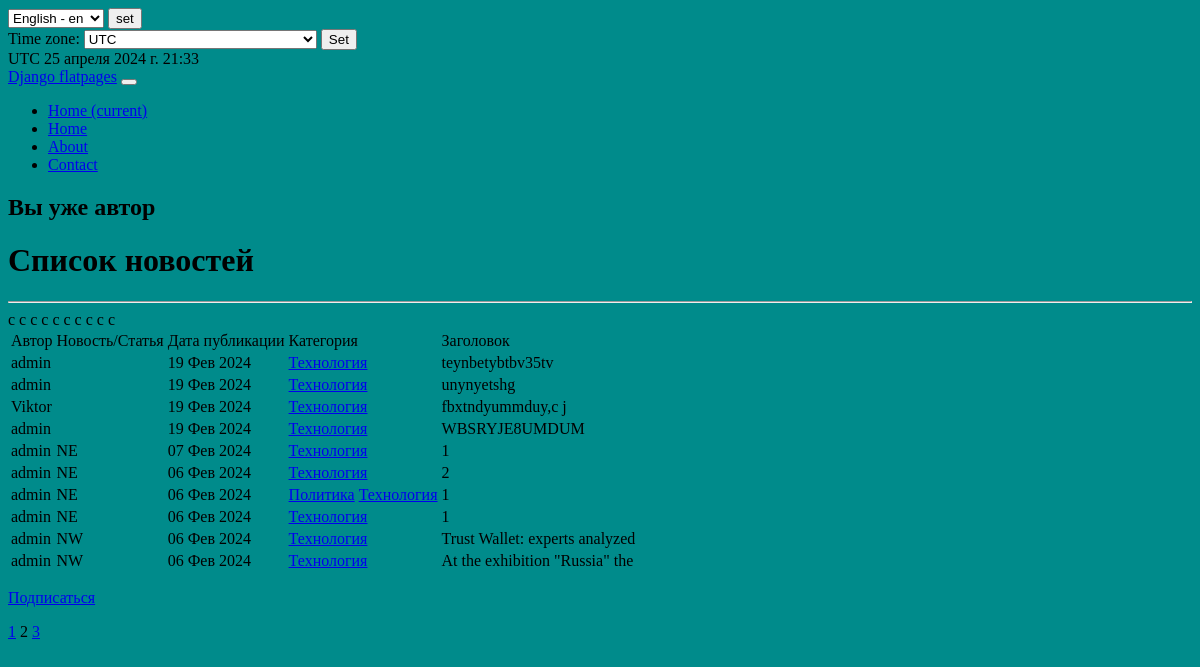
The page /categories/2?page=2 on the database as committed earlier.
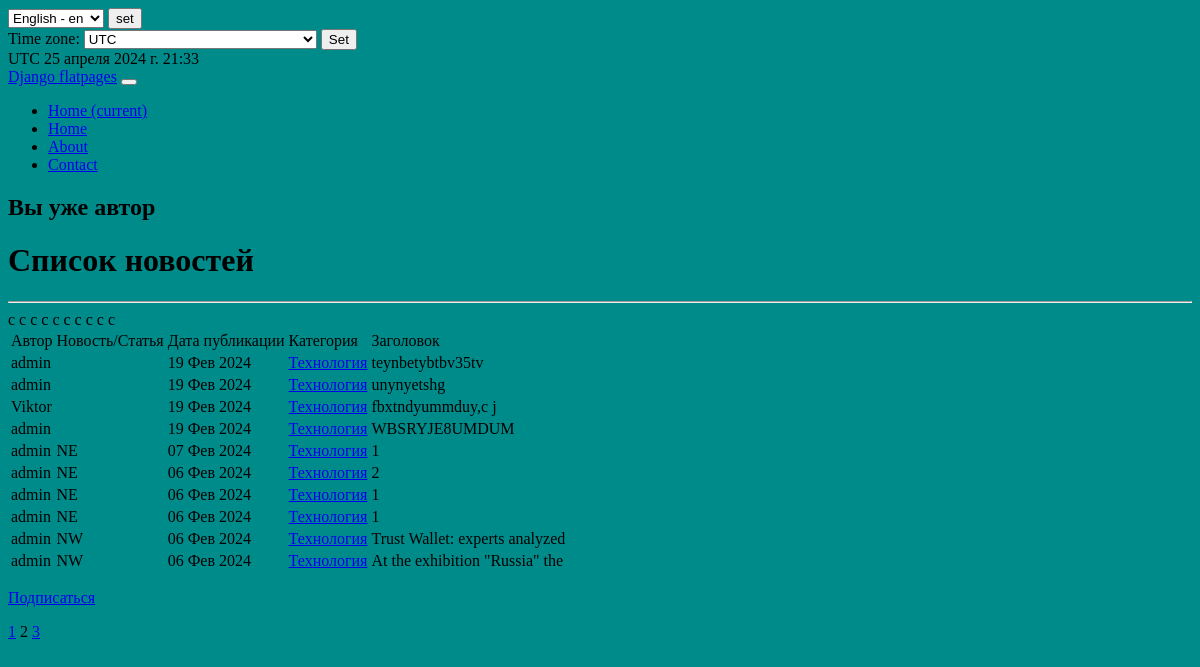
The same page on the database as committed later.
### news/models.py (models this page shows, shortened)
class Post(models.Model):
    arcticle = 'AR'
    news = 'NW'
    TYPE = [(arcticle, _('Arcticle')), (news, _('News'))]
    post_author = models.ForeignKey(Author, on_delete=models.CASCADE, )
    post_choice = models.CharField(max_length=2,
                                   choices=TYPE,
                                   default=news)
    post_date = models.DateTimeField(auto_now_add=True)
    post_category = models.ManyToManyField('Category', through='PostCategory')
    post_title = models.CharField(max_length=30)
    post_text = models.TextField()
    post_rating = models.IntegerField(default=0)

class Author(models.Model):
    user = models.OneToOneField(User, on_delete=models.CASCADE)
    author_rating = models.IntegerField(default=0)
    def __str__(self):
        return self.user.username

class Category(models.Model):
    gossip = 'GS'
    politics = 'PO'
    technology = 'TH'
    bullet = 'BL'
    TEMATIC = [
        (gossip, _('Gossip')),
        (politics, _('Politics')),
        (technology, _('Technology')),
        (bullet, _('Breaking')),
    ]
    thematic = models.CharField(max_length=2, choices=TEMATIC, unique=True, help_text=_('category name'))
    subscribers = models.ManyToManyField(User, blank=True, related_name='categories')
    def __str__(self):
        return self.get_thematic_display()

### news/views.py (the view)
# urls.py: path('categories/<int:pk>', CategoryListView.as_view(), name='category_list'),
class CategoryListView(PostList):
    model = Post
    template_name = 'category_list.html'
    context_object_name = 'category_news_list'
    def get_queryset(self):
        self.category = get_object_or_404(Category, id=self.kwargs['pk'])
        queryset = Post.objects.filter(post_category=self.category).order_by('-post_date')
        return queryset
    def get_context_data(self, **kwargs):
        context = super().get_context_data(**kwargs)
        context['is_not_subscriber'] = self.request.user not in self.category.subscribers.all()
        context['category'] = self.category
        return context

### news/templatetags/custom_filters.py (called while the page is built)
@register.filter()
def cenzor(value):
    badwords = ["искусственный"]
    splitwords = value.split()
    for i in range(len(splitwords)):
        if splitwords[i] in badwords:
            firstletter = splitwords[i][0]
            newvalue=firstletter +"*"*(len(splitwords[i])-1)
            splitwords[i] = newvalue
    result = " ".join(splitwords)
    return f'{result}'

### news/templatetags/custom_tags.py (called while the page is built)
@register.simple_tag(takes_context=True)
def url_replace(context, **kwargs):
   d = context['request'].GET.copy()
   for k, v in kwargs.items():
       d[k] = v
   return d.urlencode()

### news/views.py (called while the page is built)
    def get_context_data(self, **kwargs):  # забираем отфильтрованные объекты переопределяя метод get_context_data у наследуемого класса
        context = super().get_context_data(**kwargs)
        context['filterset'] = PostFilter(self.request.GET, queryset=self.get_queryset())  # вписываем фильтр в контекст
        context['categories'] = PostCategory.objects.all()
        context['current_time'] = timezone.now()
        context['timezones'] = pytz.common_timezones
        return context

### templates/category_list.html (shortened to what this page needs)
{% extends 'flatpages/default.html' %}
{% load i18n %}
{% load custom_filters %}!
{% load custom_tags %}
    {% load static %}
            {% get_available_languages as LANGUAGES %}
            {% get_language_info_list for LANGUAGES as languages %}
{% block content %}
    {% if is_not_author %}
        <button> <a href="{% url 'upgrade' %}"> Стать автором!</a> </button>
    {% else %}
        <h2>Вы уже автор</h2>
    {% endif %}
    <h1>Список новостей</h1>
    <hr>
    {% if category_news_list %}
        <table>
            <tr>
                <td>Автор</td>
                <td>Новость/Статья</td>
                <td>Дата публикации</td>
                <td>Категория</td>
                <td>Заголовок</td>
            </tr>
            {% for post_detail in category_news_list %}
            <tr>
                <td>{{ post_detail.post_author }}</td>
                <td>{{ post_detail.post_choice|truncatewords:2 }}</td>
                <td>{{ post_detail.post_date|date:'d M Y' }}</td>
                <td>
                    {% for category in post_detail.post_category.all %}
                        <a href="{% url 'category_list' category.id %}">{{ category }}</a>
                    {% endfor %}
                </td>
                <td>{{ post_detail.post_title|cenzor}}</td>с
                <td>
                </td>
            </tr>
            {% endfor %}
        </table>
    {% else %}
        <h2>Новостей нет!</h2>
    {% endif %}
    {% if is_not_subscriber %}
        <p class="text-center"><a href="{% url 'subscribe' category.id %}" class="btn btn-secondary btn-sm">Подписаться</a></p>
    {% else %}
        <p class="text-center"><a href="{% url 'unsubscribe' category.id %}" class="btn btn-secondary btn-sm">Отписаться</a></p>
    {% endif %}
    {% if page_obj.has_previous %}
       <a href="?{% url_replace page=1 %}">1</a>
    {% endif %}
    {{ page_obj.number }}
    {% if page_obj.has_next %}
       <a href="?{% url_replace page=page_obj.next_page_number %}">{{ page_obj.next_page_number }}</a>
    {% endif %}
{% endblock content %}

Rows that differ between the two databases and show on the page:
changed Post (number 7 of 10 on the later page): loses Category (thematic "Политика")
